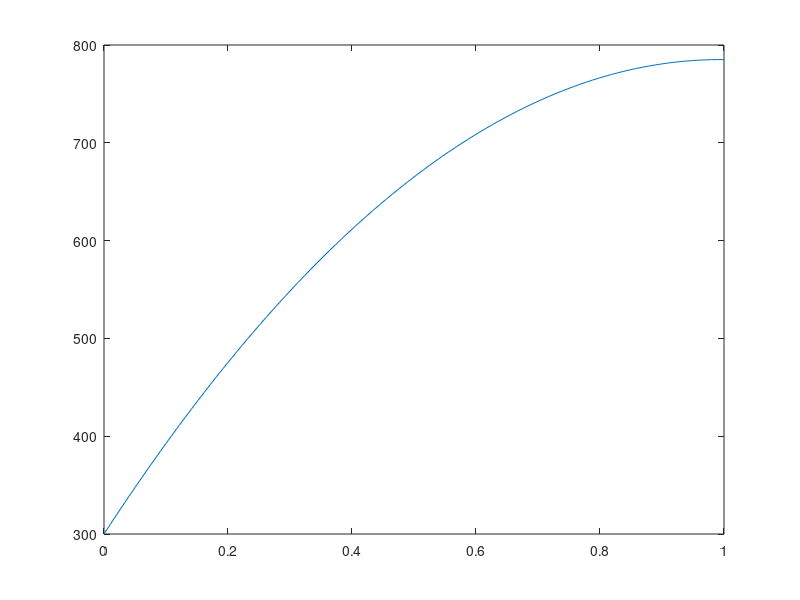

Write MATLAB code to recreate this figure.
% % % % % % % % % % % % % % % % % %
%     HEAT EQUATION 1D STEADY     %
%                                 %
%  0 = alpha*dT/dx + S(x)         %
%                                 %
%  T(x,0) = 0                     %
%  T(0,t) = 300                   %
%  dT/dx(L,t) = 0                 %
%                                 %
%  Finite Difference Method       %
%  - Space: central differences   %
%                                 %
%  A. Martínez                    %
% % % % % % % % % % % % % % % % % %

clear;

% Initialize variables.
L = 1;
Nx = 100;
alpha = 1e-6;
dx = L/Nx;
rhs = zeros(Nx,1);
A = zeros(Nx);

% We construct the laplacian operator.
node = 1;
for j = 1:Nx
    
    if (j == 1 || j == Nx)
        node = node+1;
        continue;
    end
    
    A(node,node) = alpha*2/dx^2;
    A(node,node+1) = alpha*(-1)/dx^2;
    A(node,node-1) = alpha*(-1)/dx^2;
    
    node = node+1;
    
end

% Source term.
for j = 2:Nx-1
    rhs(j) = 0.001;
end

% Dirichlet BC.
A(1,1) = 1;
rhs(1) = 300;
% Neumann BC.
A(Nx,Nx) = alpha*2/dx^2;
A(Nx,Nx-1) = alpha*(-2)/dx^2;

% Solve.
T = A\rhs;

% Plot.
x = linspace(0,L,Nx);
plot(x,T');